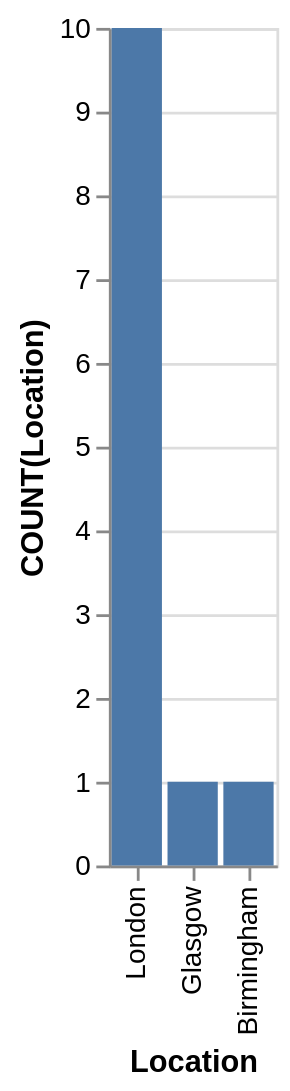

The specification (Vega-Lite) saved for this image:
### Vega-Lite specification from a JSON file in a GitHub repository (floating-point values rounded to 4 significant figures)
{"data": {"values": [{"x_data": "London", "y_data": 10}, {"x_data": "Glasgow", "y_data": 1}, {"x_data": "Birmingham", "y_data": 1}]}, "mark": "bar", "encoding": {"x": {"field": "x_data", "type": "nominal", "title": "Location", "sort": {"op": "sum", "field": "y_data", "order": "descending"}}, "y": {"field": "y_data", "type": "quantitative", "title": "COUNT(Location)"}}}
